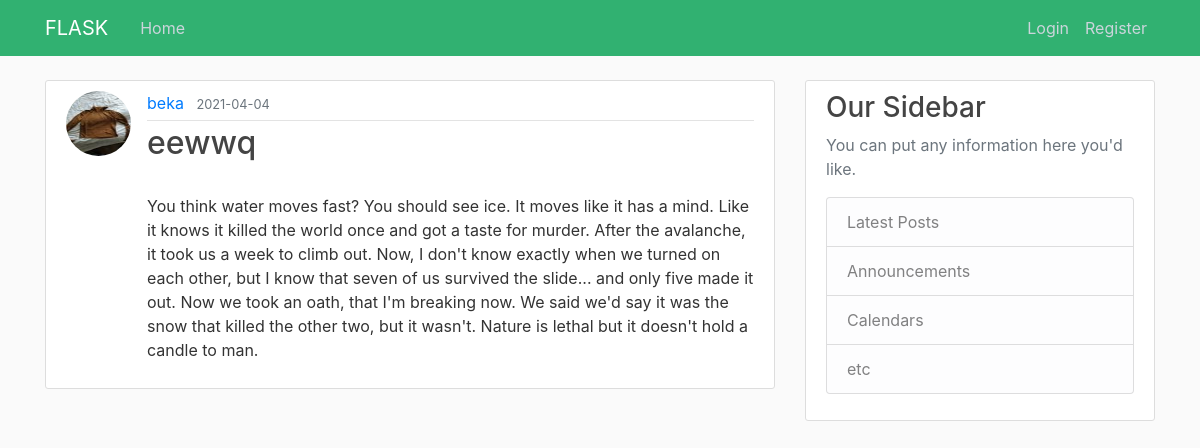
/post/10, run on the app's committed database.
### web_app/models.py (models this page shows, shortened)
class User(db.Model, UserMixin):
    id = db.Column(db.Integer, primary_key=True)
    username = db.Column(db.String(20), unique=True, nullable=False)
    email = db.Column(db.String(40), unique=True, nullable=False)
    image_file = db.Column(db.String(20), nullable=False, default='default.jpg')
    password = db.Column(db.String(100), nullable=False)
    posts = db.relationship("Post", backref="author", lazy=True)

class Post(db.Model):
    id = db.Column(db.Integer, primary_key=True)
    title = db.Column(db.String(100), nullable=False)
    date_posted = db.Column(db.DateTime, nullable=False, default=datetime.utcnow)
    content = db.Column(db.Text, nullable=False)
    user_id = db.Column(db.Integer, db.ForeignKey("user.id"), nullable=False)

### web_app/routes.py (the view)
@app.route("/post/<int:post_id>") # getting a variable from a DB, in this case the ID of the post
def post(post_id):
    post = Post.query.get_or_404(post_id) #creating a object from a database variable, if no post return template 404
    return render_template("post.html", title=post.title, post=post)

### web_app/templates/post.html
{% extends "base.html" %}
{% block content %}
    <article class="media content-section">
    <img class="rounded-circle article-img" src="{{ url_for('static', filename='profile_pics/' + post.author.image_file) }}">
    <div class="media-body">
        <div class="article-metadata">
        <a class="mr-2" href="#">{{ post.author.username }}</a>
        <small class="text-muted">{{ post.date_posted.strftime('%Y-%m-%d') }}</small>
        </div>
        <h2 class="article-title"> {{ post.title }} </h2>
        <p class="article-content">{{ post.content }}</p>
    </div>
    </article>
{% endblock content %}

### web_app/static/main.css (style rules this page uses)
body { background: #fafafa; color: #333333; margin-top: 5rem; }
h1, h2, h3, h4, h5, h6 { color: #444444; }
.content-section { background: #ffffff; padding: 10px 20px; border: 1px solid #dddddd; border-radius: 3px; margin-bottom: 20px; }
.article-title { color: #444444; }
.article-content { white-space: pre-line; }
.article-img { height: 65px; width: 65px; margin-right: 16px; }
.article-metadata { padding-bottom: 5px; margin-bottom: 3px; border-bottom: 1px solid #e3e3e3 }

### data on the page
User: image_file (picture), author.username "beka"
Post: date_posted "2021-04-04", title "eewwq", content "You think water moves fast? You should see ice. It moves like it has a mind. Like it knows it killed the world once and got a taste for murder. After the avalanche, it took us a week to climb out. Now, I don't know exactly when we turned on each other, but I know that seven of us survived the slide... and only five made it out. Now we took an oath, that I'm breaking now. We said we'd say it was the snow that killed the other two, but it wasn't. Nature is lethal but it doesn't hold a candle to man."
